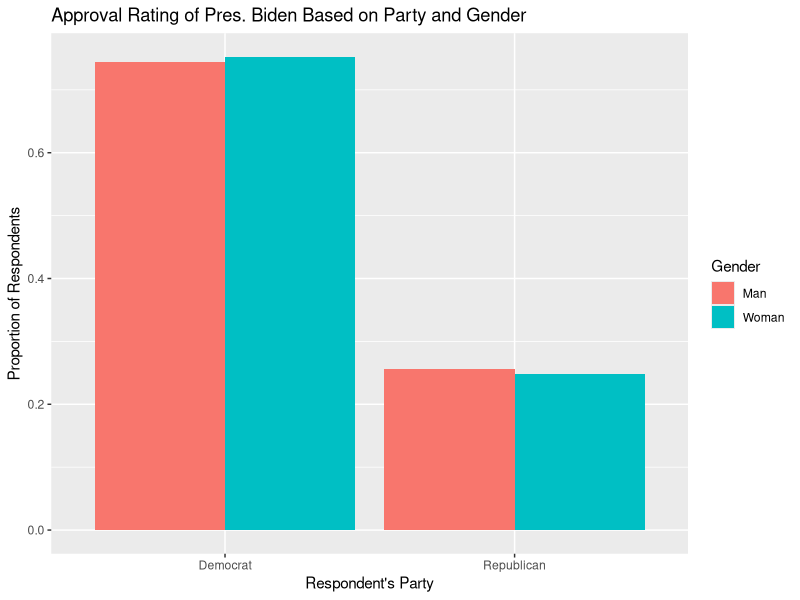
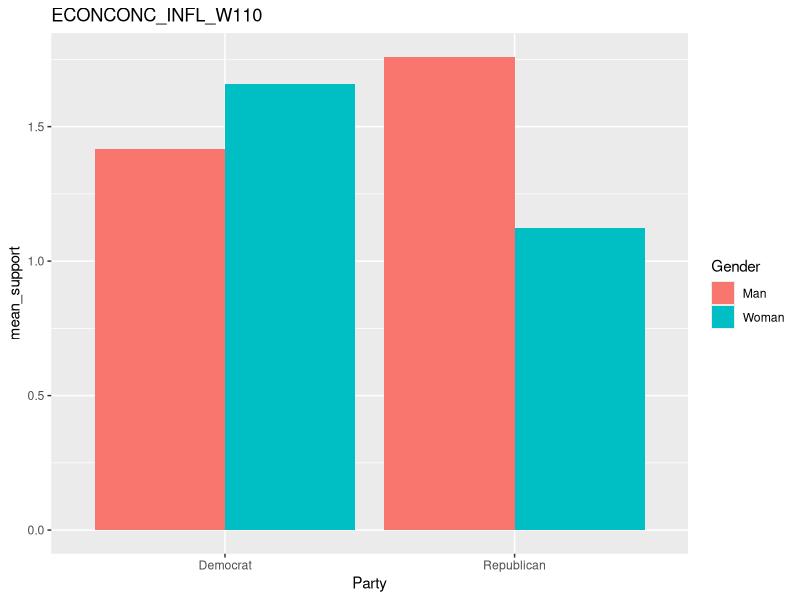
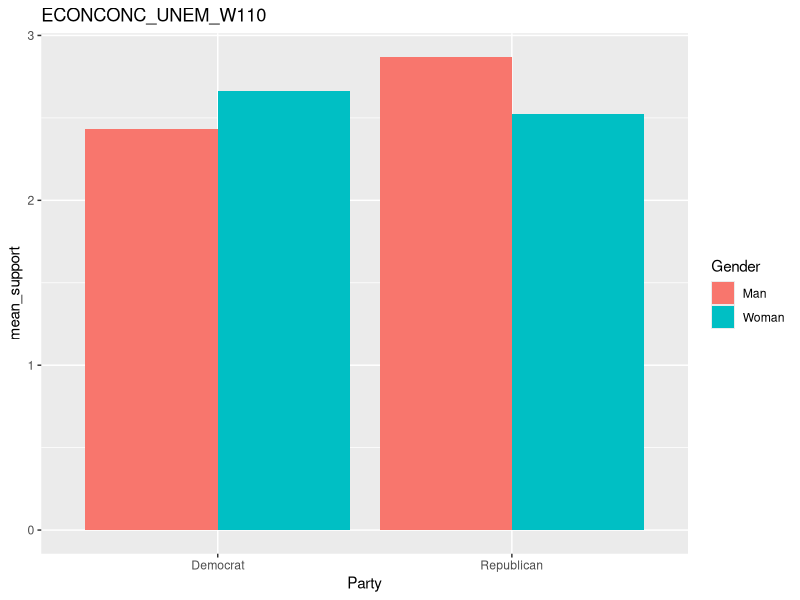
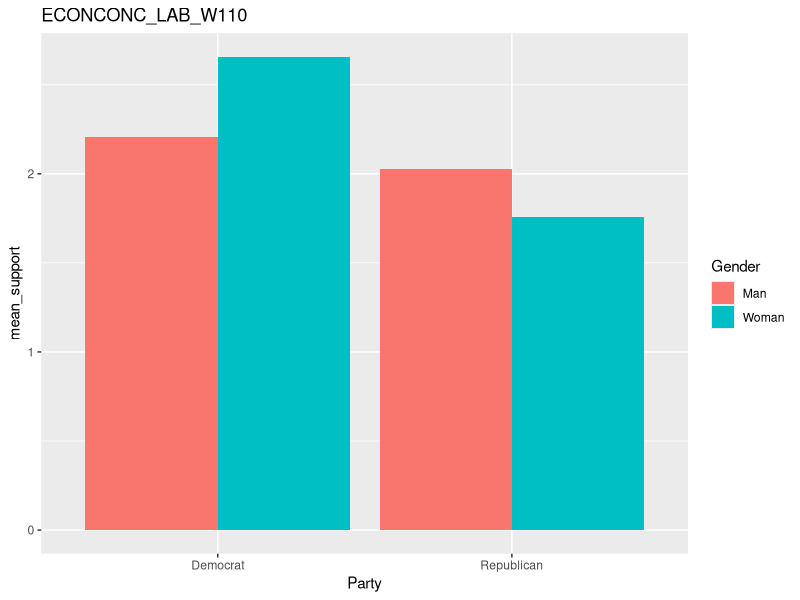
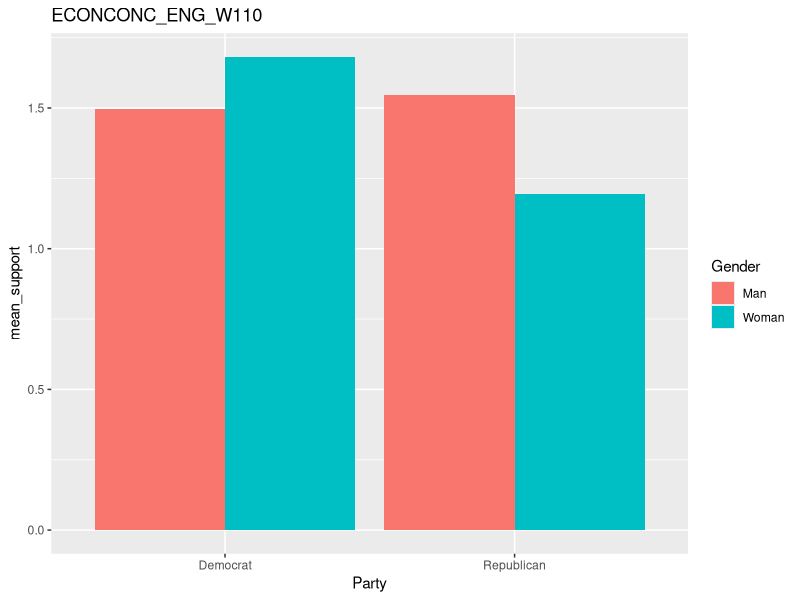
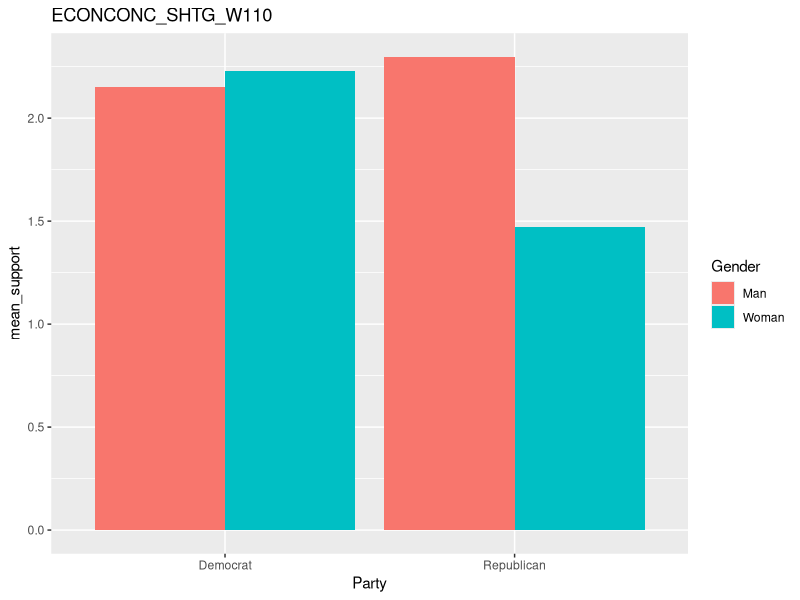
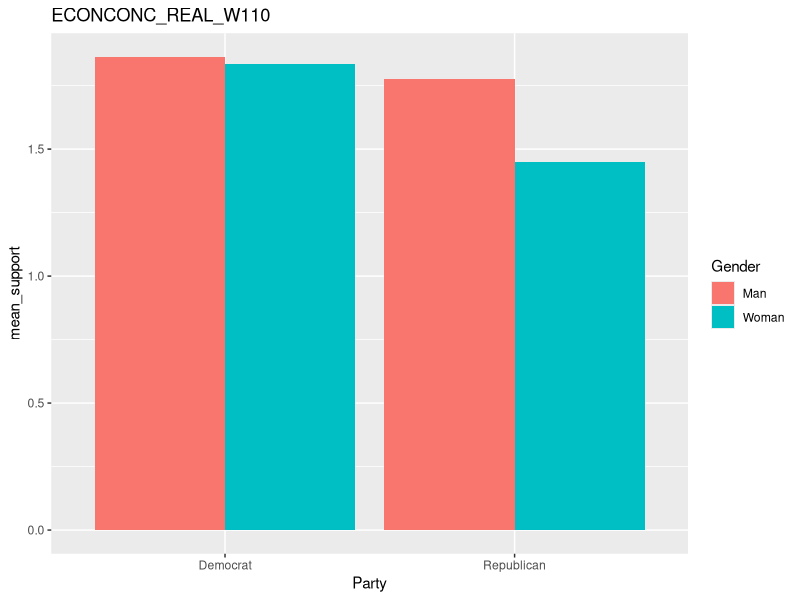
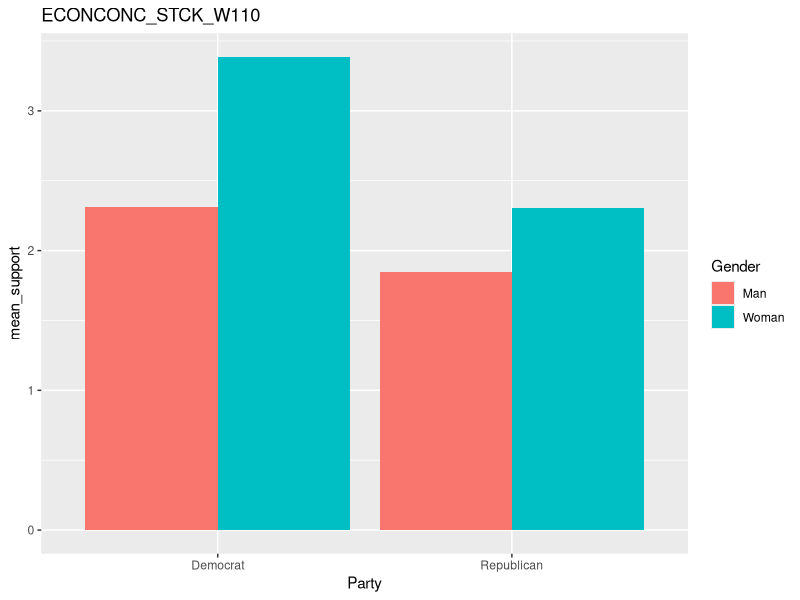

Source code (R) for these figures, in order:
## ---- chunk 1
##load and label data set
library(tidyverse)
library(haven)
dat <- read_sav("W110_Jun22/ATP W110.sav")
dat1 <- read_sav("W110_Jun22/ATP W110.sav")
## ---- chunk 2
##simplify variable names, mutate new variables
dat <- dat |>
  mutate(Party = if_else(PARTY_W110 == 1, "Republican", "Democrat"), 
         Approval = if_else(POL1JB_W110 == 1, "Approve", "Disapprove"),
         Gender = if_else(F_GENDER == 1, "Man", "Woman")) |>
  group_by(Gender, Party) |>
  summarize(count = n())|>
  mutate(proportion = count/sum(count))

##graph time
plots <- 
  dat |>
  ggplot(mapping = aes(x = Party, y = proportion, fill = Gender)) +
  geom_col(position = "dodge") +
  labs(title = "Approval Rating of Pres. Biden Based on Party and Gender", 
       x = "Respondent's Party",
       y = "Proportion of Respondents") 
plots

## ---- chunk 3
infl <-
  dat1 |>
  mutate(Party = if_else(PARTY_W110 == 1, "Republican", "Democrat")) |>
  mutate(Gender = if_else(F_GENDER == 1, "Man", "Woman")) |>
  group_by(Party, Gender) |>
  summarize(mean_support = mean(ECONCONC_INFL_W110))
## ---- chunk 4
infl_graph <-
  infl |>
  ggplot(mapping = aes(x = Party, y = mean_support, fill = Gender)) +
  geom_col(position = "dodge") + 
  labs(title = "ECONCONC_INFL_W110")

infl_graph
## ---- chunk 5
unem <-
  dat1 |>
  mutate(Party = if_else(PARTY_W110 == 1, "Republican", "Democrat")) |>
  mutate(Gender = if_else(F_GENDER == 1, "Man", "Woman")) |>
  group_by(Party, Gender) |>
  summarize(mean_support = mean(ECONCONC_UNEM_W110))
## ---- chunk 6
unem_graph <-
  unem |>
  ggplot(mapping = aes(x = Party, y = mean_support, fill = Gender)) +
  geom_col(position = "dodge") + 
  labs(title = "ECONCONC_UNEM_W110")

unem_graph
## ---- chunk 7
lab <-
  dat1 |>
  mutate(Party = if_else(PARTY_W110 == 1, "Republican", "Democrat")) |>
  mutate(Gender = if_else(F_GENDER == 1, "Man", "Woman")) |>
  group_by(Party, Gender) |>
  summarize(mean_support = mean(ECONCONC_LAB_W110))
## ---- chunk 8
lab_graph <-
  lab |>
  ggplot(mapping = aes(x = Party, y = mean_support, fill = Gender)) +
  geom_col(position = "dodge") + 
  labs(title = "ECONCONC_LAB_W110")

lab_graph
## ---- chunk 9
eng <-
  dat1 |>
  mutate(Party = if_else(PARTY_W110 == 1, "Republican", "Democrat")) |>
  mutate(Gender = if_else(F_GENDER == 1, "Man", "Woman")) |>
  group_by(Party, Gender) |>
  summarize(mean_support = mean(ECONCONC_ENG_W110))
## ---- chunk 10
eng_graph <-
  eng |>
  ggplot(mapping = aes(x = Party, y = mean_support, fill = Gender)) +
  geom_col(position = "dodge") + 
  labs(title = "ECONCONC_ENG_W110")

eng_graph
## ---- chunk 11
shtg <-
  dat1 |>
  mutate(Party = if_else(PARTY_W110 == 1, "Republican", "Democrat")) |>
  mutate(Gender = if_else(F_GENDER == 1, "Man", "Woman")) |>
  group_by(Party, Gender) |>
  summarize(mean_support = mean(ECONCONC_SHTG_W110))
## ---- chunk 12
shtg_graph <-
  shtg |>
  ggplot(mapping = aes(x = Party, y = mean_support, fill = Gender)) +
  geom_col(position = "dodge") + 
  labs(title = "ECONCONC_SHTG_W110")

shtg_graph
## ---- chunk 13
real <-
  dat1 |>
  mutate(Party = if_else(PARTY_W110 == 1, "Republican", "Democrat")) |>
  mutate(Gender = if_else(F_GENDER == 1, "Man", "Woman")) |>
  group_by(Party, Gender) |>
  summarize(mean_support = mean(ECONCONC_REAL_W110))
## ---- chunk 14
real_graph <-
  real |>
  ggplot(mapping = aes(x = Party, y = mean_support, fill = Gender)) +
  geom_col(position = "dodge") + 
  labs(title = "ECONCONC_REAL_W110")

real_graph
## ---- chunk 15
stck <-
  dat1 |>
  mutate(Party = if_else(PARTY_W110 == 1, "Republican", "Democrat")) |>
  mutate(Gender = if_else(F_GENDER == 1, "Man", "Woman")) |>
  group_by(Party, Gender) |>
  summarize(mean_support = mean(ECONCONC_STCK_W110))
## ---- chunk 16
stck_graph <-
  stck |>
  ggplot(mapping = aes(x = Party, y = mean_support, fill = Gender)) +
  geom_col(position = "dodge") + 
  labs(title = "ECONCONC_STCK_W110")

stck_graph
